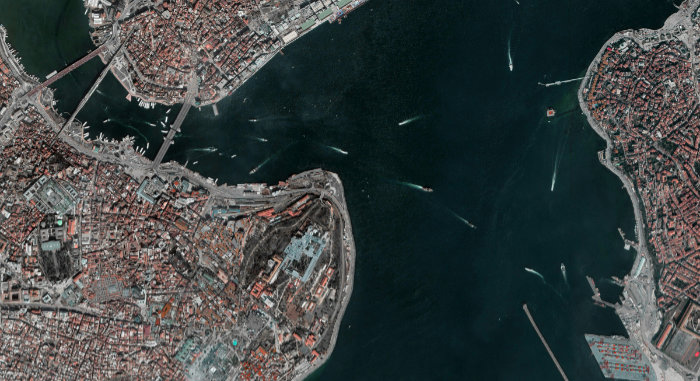
#> input picture ass1/different_image.jpg, 700 x 381 px, found by its file name
$ python ass1.py
#> lines starting #> are read from the running program, lines starting #| are printed output that depends on the picture; after the words box and inside, x2 and y2 are one past the last pixel; in counts of white or black regions, pixels touching at a corner belong together
### ass1/utils.py
import numpy as np

# [8 lines left out: function rgb2gray, not called in this run]

def imerosion(binary_img, structuring_element):
    m, n = binary_img.shape
    k_m, k_n = structuring_element.shape

    pad_m = k_m // 2
    pad_n = k_n // 2
    padded_img = np.pad(binary_img, ((pad_m, pad_m), (pad_n, pad_n)), mode='constant', constant_values=0)

    output = np.zeros_like(binary_img)

    for i in range(m):
        for j in range(n):
            region = padded_img[i:i+k_m, j:j+k_n]
            if np.all(np.logical_or(region == structuring_element, structuring_element == 0)):
                output[i, j] = 1

    return output

def imdilation(binary_img, structuring_element):
    m, n = binary_img.shape
    k_m, k_n = structuring_element.shape

    pad_m = k_m // 2
    pad_n = k_n // 2
    padded_img = np.pad(binary_img, ((pad_m, pad_m), (pad_n, pad_n)), mode='constant', constant_values=0)

    output = np.zeros_like(binary_img)

    for i in range(m):
        for j in range(n):
            region = padded_img[i:i+k_m, j:j+k_n]
            if np.any(np.logical_and(region == 1, structuring_element == 1)):
                output[i, j] = 1

    return output

def imopen(binary_img, structuring_element):
    eroded = imerosion(binary_img, structuring_element)
    opened = imdilation(eroded, structuring_element)
    return opened

def imclose(binary_img, structuring_element):
    dilated = imdilation(binary_img, structuring_element)
    closed = imerosion(dilated, structuring_element)
    return closed

### ass1/ass1.py
import utils
import numpy as np
import matplotlib.pyplot as plt
from PIL import Image  # We'll use PIL (Pillow) to load images

img = np.array(Image.open('ass1\different_image.jpg'))
#> img is the input picture: shape (381, 700, 3); mean R, G, B 60.2, 66.9, 66.5

# FUNCTIONS =======================================

def stretch_contrast(image):
    # Find min and max pixel values
    min_val = np.min(image)
    max_val = np.max(image)

    # Avoid division by zero
    if max_val - min_val == 0:
        return np.zeros_like(image, dtype=np.uint8)

    # Stretch the contrast to [0, 255]
    stretched = (image - min_val) * 255.0 / (max_val - min_val)
    return stretched.astype(np.uint8)

def threshold_image(image, threshold=int(255/2)):
    # Ensure the image is 2D
    if image.ndim != 2:
        raise ValueError("Input image must be a grayscale image (2D array).")

    # Apply thresholding
    binary_mask = 1.0 * (image > threshold)
    binary_mask = np.array(binary_mask, dtype=bool)
    return binary_mask

def morphological_filtering(binary_image, structuring_element_open, structuring_element_close):
    opened_image = utils.imopen(binary_image, structuring_element_open)
    closed_image = utils.imclose(opened_image, structuring_element_close)
    return closed_image

def overlay_mask(image, binary_mask):

    binary_mask = binary_mask.astype(bool) # Ensure mask is boolean

    overlay_img = image.copy()

    if image.ndim == 2:  # Grayscale
        overlay_img[binary_mask] = 255

    elif image.ndim == 3 and image.shape[2] == 3:  # RGB
        overlay_img[binary_mask] = [255, 255, 255]

    else:
        raise ValueError("Input image must be either grayscale or RGB with 3 channels.")

    return overlay_img

def show_image(image, title="", showHistogram=0):
    if showHistogram:
        plt.subplot(1,2,1)

    plt.imshow(image, cmap='gray')
    plt.title(title)
    plt.axis('off')

    if showHistogram:
        plt.subplot(1,2,2)
        plt.hist(img.ravel(), bins=256, range=(0, 256), color='gray')
        plt.title('Histogram')
        plt.xlabel('Pixel Intensity')
        plt.ylabel('Frequency')

    plt.show()

def combine_all(image, threshold, structuring_element):
    img_gray = img.mean(axis=2).astype(np.uint8) # Compute the mean across the RGB channels

    img_enhanced = stretch_contrast(img_gray) # Enhance contrast

    binary_mask = np.logical_not(threshold_image(img_enhanced, threshold))

    filtered_mask = morphological_filtering(binary_mask, structuring_element, structuring_element)

    img_overlay = overlay_mask(img_enhanced, filtered_mask)

    return img_overlay


# =================================================

'''
img_gray = img.mean(axis=2).astype(np.uint8) # Compute the mean across the RGB channels
show_image(img_gray, "Initial grayscale image", 1)

img_stretched = stretch_contrast(img_gray)
show_image(img_stretched, "Contrast enhanced image", 1)

binary_mask = np.logical_not(threshold_image(img_stretched, 100))
show_image(binary_mask)

structuring_element = np.ones((9, 9), bool)
filtered_mask = morphological_filtering(binary_mask, structuring_element, structuring_element)
img_overlay = overlay_mask(img_stretched, filtered_mask)
show_image(img_overlay)
'''

structuring_element = np.ones((7, 7), bool)

final_overlay = combine_all(img, 100, structuring_element)
#> in combine_all, `img_gray = img.mean(axis=2).astype(np.uint8)`:
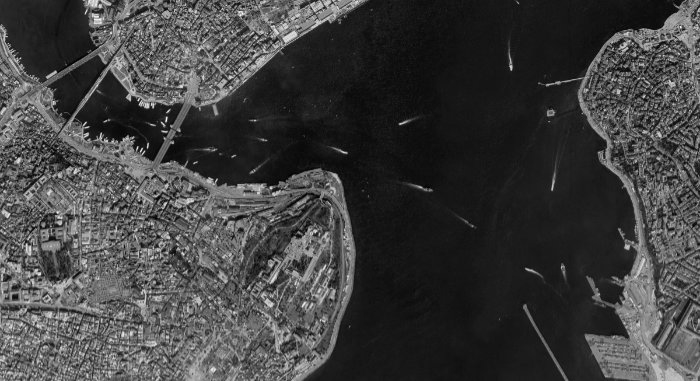
#> img_gray: shape (381, 700); min 0, max 252, mean 64.2
#> in stretch_contrast, `min_val = np.min(image)`: min_val = 0
#> in stretch_contrast, `max_val = np.max(image)`: max_val = 252
#> in threshold_image, `binary_mask = 1.0 * (image > threshold)`:
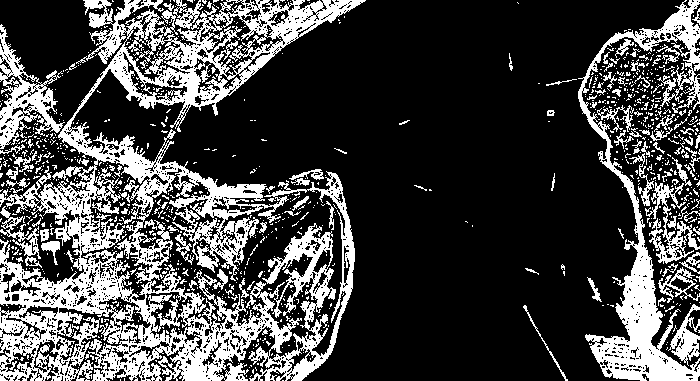
#> binary_mask: shape (381, 700) float64; values 0 (black) and 1 (white), 27.1% white; 1023 white regions (914 under 20 px), largest, box (x1, y1, x2, y2) and area: (0, 0, 366, 381) 47127, (578, 0, 700, 381) 9617, (0, 24, 65, 149) 2682
#> in imerosion, `padded_img = np.pad(binary_img, ((pad_m, pad_m), (pad_n, pad_n)), mode..`:
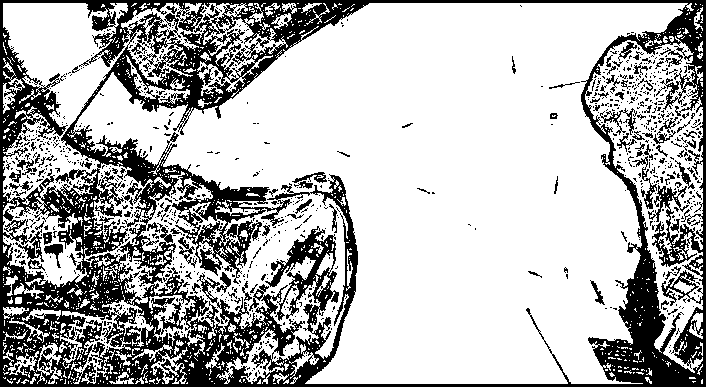
#> padded_img: shape (387, 706) bool; 71.2% white; 966 black regions (872 under 20 px), largest, box (x1, y1, x2, y2) and area: (0, 0, 706, 387) 70369, (632, 156, 657, 209) 278, (600, 108, 637, 135) 270
#> after the loop in imerosion, `for i in range(m):`: output: shape (381, 700) bool; 45.1% white; 42 white regions (28 under 20 px), largest, box (x1, y1, x2, y2) and area: (167, 3, 672, 378) 110678, (3, 3, 91, 78) 4611, (80, 77, 164, 156) 2511
#> in imdilation, `padded_img = np.pad(binary_img, ((pad_m, pad_m), (pad_n, pad_n)), mode..`: padded_img: shape (387, 706) bool; 44.1% white; 42 white regions (28 under 20 px), largest, box (x1, y1, x2, y2) and area: (170, 6, 675, 381) 110678, (6, 6, 94, 81) 4611, (83, 80, 167, 159) 2511
#> after the loop in imdilation, `for i in range(m):`: output: shape (381, 700) bool; 51.8% white; 25 black regions (12 under 20 px), largest, box (x1, y1, x2, y2) and area: (0, 0, 366, 381) 96195, (546, 0, 700, 381) 31753, (523, 305, 568, 381) 178
#> in imdilation (call 2), `padded_img = np.pad(binary_img, ((pad_m, pad_m), (pad_n, pad_n)), mode..`: padded_img: shape (387, 706) bool; 50.5% white; 22 black regions (11 under 20 px), largest, box (x1, y1, x2, y2) and area: (0, 0, 706, 387) 134655, (590, 280, 605, 305) 121, (550, 113, 558, 125) 54
#> after the loop in imdilation (call 2), `for i in range(m):`:
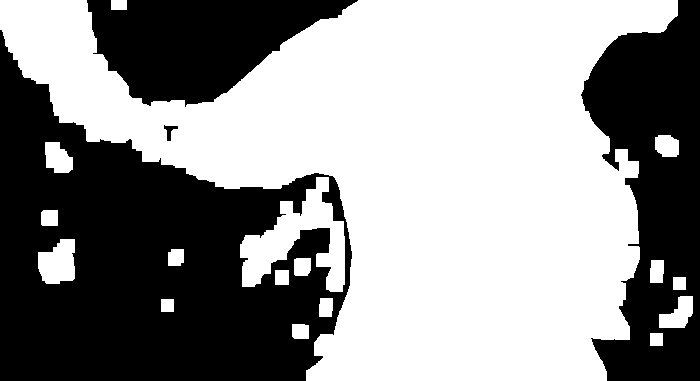
#> output: shape (381, 700) bool; 56.9% white; 4 black regions, box (x1, y1, x2, y2) and area: (0, 30, 352, 381) 69122, (581, 0, 700, 381) 28221, (87, 0, 358, 107) 17581, (164, 125, 178, 141) 95
#> in imerosion (call 2), `padded_img = np.pad(binary_img, ((pad_m, pad_m), (pad_n, pad_n)), mode..`:
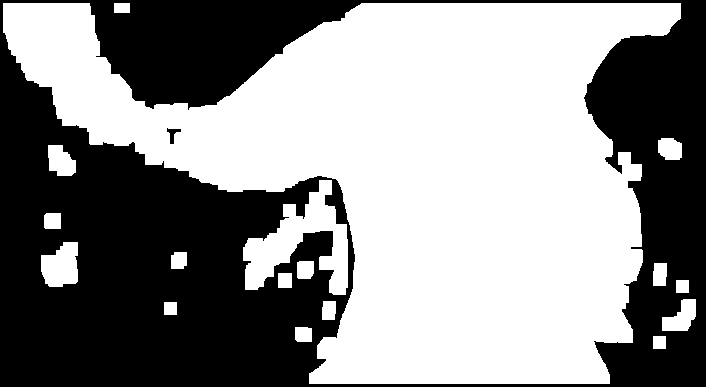
#> padded_img: shape (387, 706) bool; 55.5% white; 2 black regions, box (x1, y1, x2, y2) and area: (0, 0, 706, 387) 121446, (167, 128, 181, 144) 95
#> after the loop in imerosion (call 2), `for i in range(m):`:
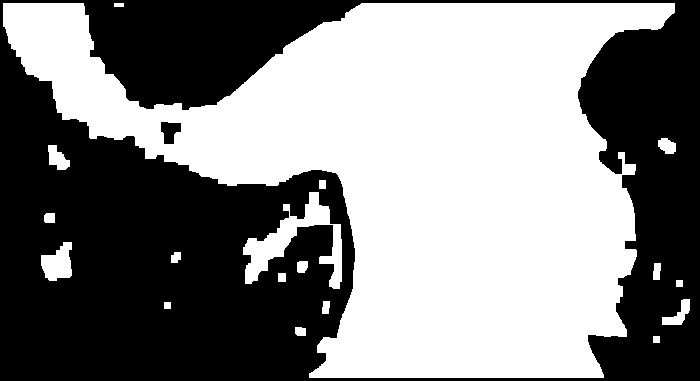
#> output: shape (381, 700) bool; 51.7% white; 2 black regions, box (x1, y1, x2, y2) and area: (0, 0, 700, 381) 128376, (161, 122, 181, 144) 311
#> in overlay_mask, `overlay_img[binary_mask] = 255`:
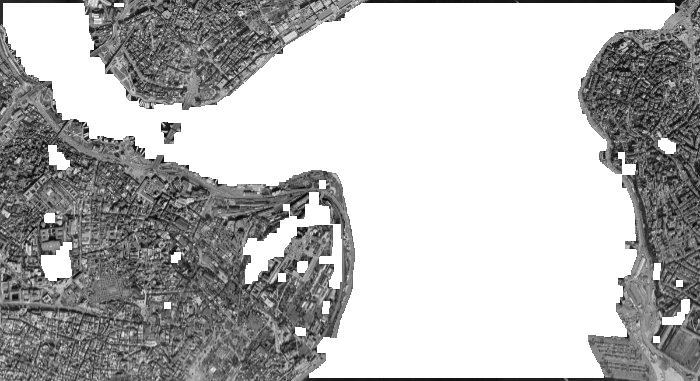
#> overlay_img: shape (381, 700); min 0, max 255, mean 182.3

# show_image(final_overlay, "Final Overlay")

plt.subplot(1,2,1)
plt.imshow(img, cmap='gray')
plt.title("Different Image")
plt.axis('off')

plt.subplot(1,2,2)
plt.imshow(final_overlay, cmap='gray')
plt.title('Output')
plt.axis('off')

plt.show()
